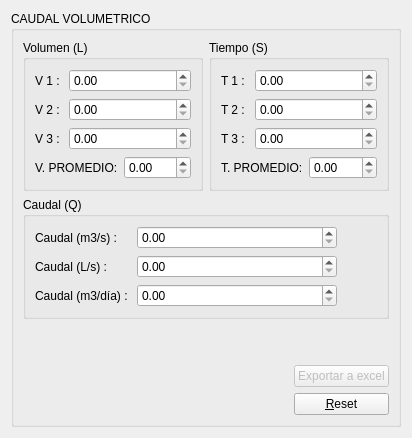
     <widget class="QWidget" name="volumetricoPage">
      <layout class="QVBoxLayout" name="verticalLayout_2">
       <item>
        <widget class="QGroupBox" name="groupBox">
         <property name="title">
          <string>CAUDAL VOLUMETRICO</string>
         </property>
         <layout class="QVBoxLayout" name="verticalLayout_13">
          <item>
           <layout class="QHBoxLayout" name="horizontalLayout_2">
            <item>
             <widget class="QGroupBox" name="gbVolumen">
              <property name="title">
               <string>Volumen (L)</string>
              </property>
              <layout class="QVBoxLayout" name="verticalLayout_4">
               <item>
                <layout class="QVBoxLayout" name="verticalLayout_3">
                 <item>
                  <layout class="QFormLayout" name="formLayout">
                   <item row="0" column="0">
                    <widget class="QLabel" name="label">
                     <property name="text">
                      <string>V 1 : </string>
                     </property>
                    </widget>
                   </item>
                   <item row="0" column="1">
                    <widget class="QDoubleSpinBox" name="dspVelocidad1"/>
                   </item>
                   <item row="1" column="0">
                    <widget class="QLabel" name="label_2">
                     <property name="text">
                      <string>V 2 : </string>
                     </property>
                    </widget>
                   </item>
                   <item row="1" column="1">
                    <widget class="QDoubleSpinBox" name="dspVelocidad2"/>
                   </item>
                   <item row="2" column="0">
                    <widget class="QLabel" name="label_3">
                     <property name="text">
                      <string>V 3 : </string>
                     </property>
                    </widget>
                   </item>
                   <item row="2" column="1">
                    <widget class="QDoubleSpinBox" name="dspVelocidad3"/>
                   </item>
                  </layout>
                 </item>
                 <item>
                  <layout class="QHBoxLayout" name="horizontalLayout_3">
                   <item>
                    <widget class="QLabel" name="label_4">
                     <property name="text">
                      <string>V. PROMEDIO:</string>
                     </property>
                    </widget>
                   </item>
                   <item>
                    <widget class="QDoubleSpinBox" name="dsbPromedio"/>
                   </item>
                  </layout>
                 </item>
                </layout>
               </item>
              </layout>
             </widget>
            </item>
            <item>
             <widget class="QGroupBox" name="gbTiempo">
              <property name="title">
               <string>Tiempo (S)</string>
              </property>
              <layout class="QVBoxLayout" name="verticalLayout_6">
               <item>
                <layout class="QVBoxLayout" name="verticalLayout_5">
                 <item>
                  <layout class="QFormLayout" name="formLayout_2">
                   <item row="0" column="0">
                    <widget class="QLabel" name="label_9">
                     <property name="text">
                      <string>T 1 : </string>
                     </property>
                    </widget>
                   </item>
                   <item row="0" column="1">
                    <widget class="QDoubleSpinBox" name="dspTiempo1"/>
                   </item>
                   <item row="1" column="0">
                    <widget class="QLabel" name="label_10">
                     <property name="text">
                      <string>T 2 : </string>
                     </property>
                    </widget>
                   </item>
                   <item row="1" column="1">
                    <widget class="QDoubleSpinBox" name="dspTiempo2"/>
                   </item>
                   <item row="2" column="0">
                    <widget class="QLabel" name="label_11">
                     <property name="text">
                      <string>T 3 : </string>
                     </property>
                    </widget>
                   </item>
                   <item row="2" column="1">
                    <widget class="QDoubleSpinBox" name="dspTiempo3"/>
                   </item>
                  </layout>
                 </item>
                 <item>
                  <layout class="QHBoxLayout" name="horizontalLayout_4">
                   <item>
                    <widget class="QLabel" name="label_12">
                     <property name="text">
                      <string>T. PROMEDIO:</string>
                     </property>
                    </widget>
                   </item>
                   <item>
                    <widget class="QDoubleSpinBox" name="dspTiempoPromedio"/>
                   </item>
                  </layout>
                 </item>
                </layout>
               </item>
              </layout>
             </widget>
            </item>
           </layout>
          </item>
          <item>
           <widget class="QGroupBox" name="gbCaudal">
            <property name="title">
             <string>Caudal (Q)</string>
            </property>
            <layout class="QVBoxLayout" name="verticalLayout_7">
             <item>
              <layout class="QHBoxLayout" name="horizontalLayout_5">
               <item>
                <layout class="QFormLayout" name="formLayout_3">
                 <item row="0" column="0">
                  <widget class="QLabel" name="label_13">
                   <property name="text">
                    <string>Caudal (m3/s) : </string>
                   </property>
                  </widget>
                 </item>
                 <item row="0" column="1">
                  <widget class="QDoubleSpinBox" name="qMetrosCubSeg">
                   <property name="minimumSize">
                    <size>
                     <width>200</width>
                     <height>0</height>
                    </size>
                   </property>
                  </widget>
                 </item>
                 <item row="1" column="0">
                  <widget class="QLabel" name="label_14">
                   <property name="text">
                    <string>Caudal (L/s) : </string>
                   </property>
                  </widget>
                 </item>
                 <item row="1" column="1">
                  <widget class="QDoubleSpinBox" name="qLitrosSeg"/>
                 </item>
                 <item row="2" column="0">
                  <widget class="QLabel" name="label_15">
                   <property name="text">
                    <string>Caudal (m3/día) : </string>
                   </property>
                  </widget>
                 </item>
                 <item row="2" column="1">
                  <widget class="QDoubleSpinBox" name="qMetrosCubDia"/>
                 </item>
                </layout>
               </item>
               <item>
                <spacer name="horizontalSpacer">
                 <property name="orientation">
                  <enum>Qt::Horizontal</enum>
                 </property>
                 <property name="sizeHint" stdset="0">
                  <size>
                   <width>40</width>
                   <height>20</height>
                  </size>
                 </property>
                </spacer>
               </item>
              </layout>
             </item>
            </layout>
           </widget>
          </item>
          <item>
           <layout class="QHBoxLayout" name="horizontalLayout_6">
            <item>
             <spacer name="horizontalSpacer_2">
              <property name="orientation">
               <enum>Qt::Horizontal</enum>
              </property>
              <property name="sizeHint" stdset="0">
               <size>
                <width>78</width>
                <height>44</height>
               </size>
              </property>
             </spacer>
            </item>
            <item>
             <layout class="QVBoxLayout" name="verticalLayout_8">
              <item>
               <spacer name="verticalSpacer_3">
                <property name="orientation">
                 <enum>Qt::Vertical</enum>
                </property>
                <property name="sizeHint" stdset="0">
                 <size>
                  <width>20</width>
                  <height>40</height>
                 </size>
                </property>
               </spacer>
              </item>
              <item>
               <widget class="QPushButton" name="pushButton_3">
                <property name="enabled">
                 <bool>false</bool>
                </property>
                <property name="text">
                 <string>Exportar a excel</string>
                </property>
                <property name="icon">
                 <iconset resource="rsc.qrc">
                  <normaloff>:/img/database_table-add-256.png</normaloff>:/img/database_table-add-256.png</iconset>
                </property>
                <property name="iconSize">
                 <size>
                  <width>24</width>
                  <height>24</height>
                 </size>
                </property>
               </widget>
              </item>
              <item>
               <widget class="QPushButton" name="btnLimpiar">
                <property name="toolTip">
                 <string>Limpiar controles</string>
                </property>
                <property name="text">
                 <string>&amp;Reset</string>
                </property>
                <property name="icon">
                 <iconset resource="rsc.qrc">
                  <normaloff>:/img/clean.png</normaloff>:/img/clean.png</iconset>
                </property>
                <property name="iconSize">
                 <size>
                  <width>24</width>
                  <height>24</height>
                 </size>
                </property>
               </widget>
              </item>
             </layout>
            </item>
           </layout>
          </item>
         </layout>
        </widget>
       </item>
      </layout>
     </widget>
